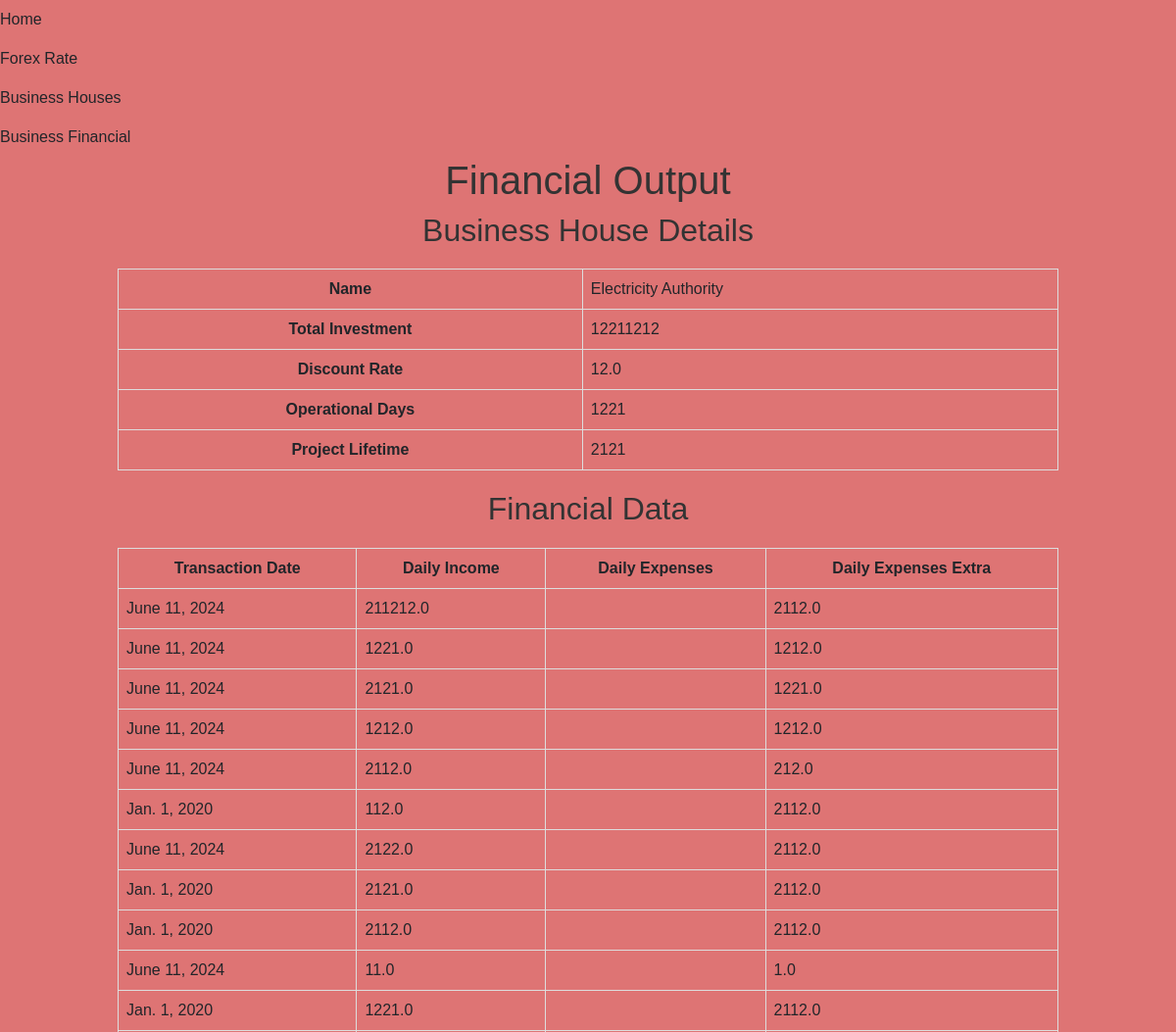
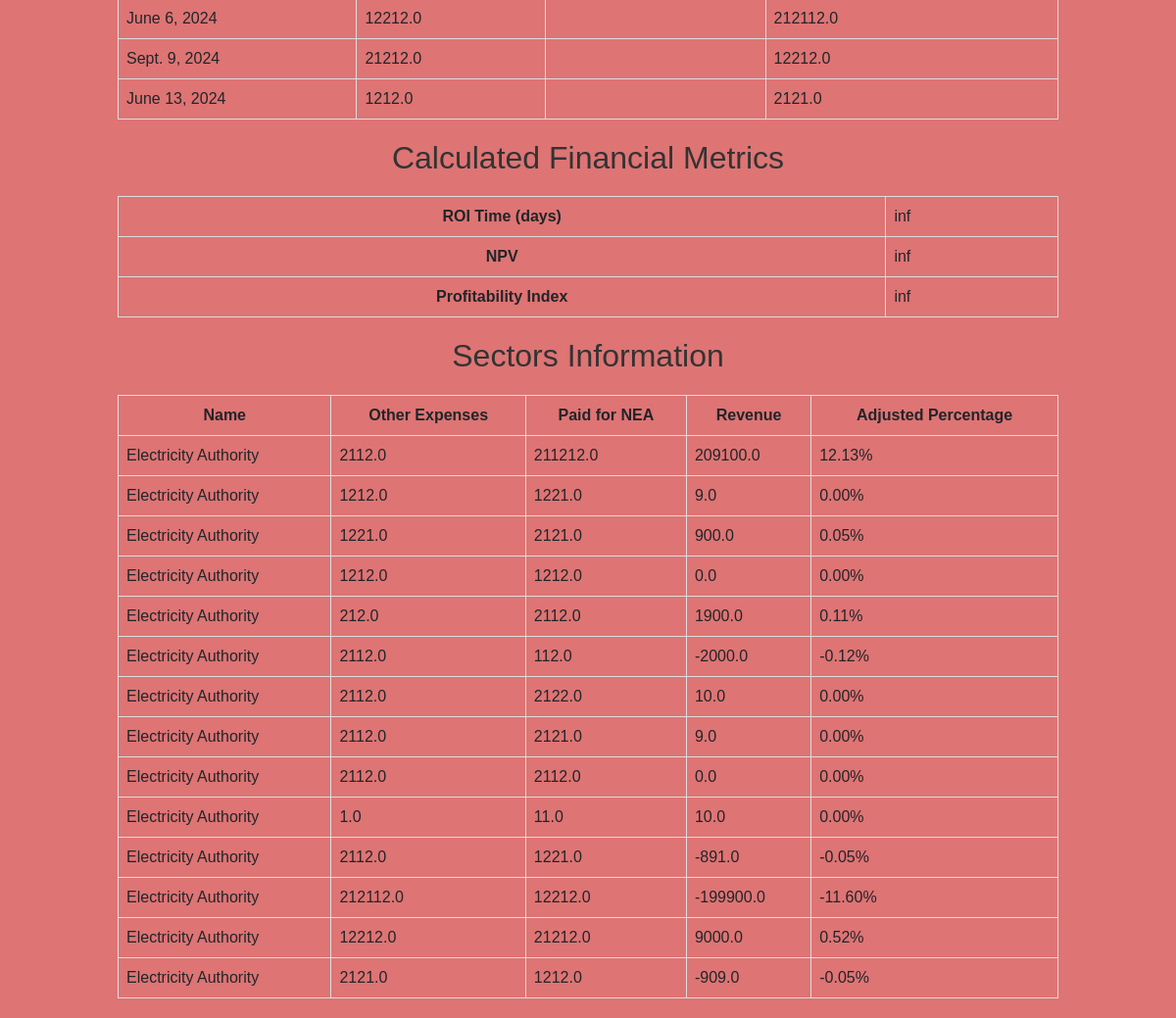
The app's page /business/financial_output/1/ with its own data (2 pictures, top to bottom).
### business/models.py (models this page shows, shortened)
class BusinessHouseData(models.Model):
    name = models.CharField(max_length=100)
    description = models.TextField()
    founded_date = models.DateField()
    location = models.CharField(max_length=200)
    website = models.URLField()
    type_of_service_or_product = models.CharField(max_length=200)
    total_investment = models.IntegerField()
    initial_investment = models.IntegerField()
    discount_rate = models.FloatField()
    operational_days = models.IntegerField()
    project_lifetime = models.IntegerField()

class FinancialData(models.Model):
    business_house = models.ForeignKey(BusinessHouseData, on_delete=models.CASCADE, related_name='financial_data', null=True, blank=True)
    transaction_date = models.DateField(default=timezone.now)
    daily_income = models.FloatField()
    daily_expenses_extra = models.FloatField()
    business_house_relation = models.ForeignKey(BusinessHouseRelationship, on_delete=models.CASCADE, related_name='financial_data', null=True, blank=True)

### business/views.py (the view)
# urls.py: path('financial_output/<int:business_house_id>/', views.financial_output, name='financial_output'),
def financial_output(request, business_house_id):
    context = calculate_financials(business_house_id)
    return render(request, 'business/financial_output.html', context)

### exportcode/distribution.py (called while the page is built)
def calculate_roi(initial_investment, total_expenses, total_income):
    if total_income == 0:
        return float('inf')
    return (initial_investment + total_expenses) / total_income

def calculate_npv(initial_investment, total_income, total_expenses, discount_rate, operational_days, project_lifetime):
    npv = -initial_investment
    try:
        for year in range(1, project_lifetime + 1):
            discounted_cash_flow = (total_income - total_expenses) / operational_days / ((1 + discount_rate) ** year)
            npv += discounted_cash_flow
    except OverflowError:
        npv = float('inf')  # or another appropriate value indicating an error
    return npv

def calculate_profitability_index(initial_investment, total_income, total_expenses, discount_rate, operational_days, project_lifetime):
    present_value_of_cash_flows = sum((total_income - total_expenses) / operational_days / ((1 + discount_rate) ** year) for year in range(1, project_lifetime + 1))
    return present_value_of_cash_flows / initial_investment

def get_sector_data(sectors):
    total_paid_for_nea = sum(sector["paid_for_nea"] for sector in sectors)
    for sector in sectors:
        revenue = sector["paid_for_nea"] - sector["other_expenses"]
        sector["revenue"] = revenue
    return sectors

def adjust_distribution(sectors):
    sectors = get_sector_data(sectors)  # Calculate revenue first
    total_revenue = sum(sector["revenue"] for sector in sectors)
    for sector in sectors:
        sector["adjusted_percentage"] = sector["revenue"] / total_revenue if total_revenue != 0 else 0
    return sectors

### templates/business/financial_output.html (shortened to what this page needs)
{% extends '../base.html' %}
{% block content %}
<h1>Financial Output</h1>
<h2>Business House Details</h2>
<table class="details-table">
    <tr>
        <th>Name</th>
        <td>{{ business_house.name }}</td>
    </tr>
    <tr>
        <th>Total Investment</th>
        <td>{{ business_house.total_investment }}</td>
    </tr>
    <tr>
        <th>Discount Rate</th>
        <td>{{ business_house.discount_rate }}</td>
    </tr>
    <tr>
        <th>Operational Days</th>
        <td>{{ business_house.operational_days }}</td>
    </tr>
    <tr>
        <th>Project Lifetime</th>
        <td>{{ business_house.project_lifetime }}</td>
    </tr>
</table>
<h2>Financial Data</h2>
<table class="financials-table">
    <tr>
        <th>Transaction Date</th>
        <th>Daily Income</th>
        <th>Daily Expenses</th>
        <th>Daily Expenses Extra</th>
    </tr>
    {% for data in financial_data %}
    <tr>
        <td>{{ data.transaction_date }}</td>
        <td>{{ data.daily_income }}</td>
        <td>{{ data.daily_expenses }}</td>
        <td>{{ data.daily_expenses_extra }}</td>
    </tr>
    {% endfor %}
</table>
<h2>Calculated Financial Metrics</h2>
<table class="financials-table">
    <tr>
        <th>ROI Time (days)</th>
        <td>{{ roi_time }}</td>
    </tr>
    <tr>
        <th>NPV</th>
        <td>{{ npv }}</td>
    </tr>
    <tr>
        <th>Profitability Index</th>
        <td>{{ profitability_index }}</td>
    </tr>
</table>
<h2>Sectors Information</h2>
<table class="sectors-table">
    <tr>
        <th>Name</th>
        <th>Other Expenses</th>
        <th>Paid for NEA</th>
        <th>Revenue</th>
        <th>Adjusted Percentage</th>
    </tr>
    {% for sector in sectors %}
    <tr>
        <td>{{ sector.name }}</td>
        <td>{{ sector.other_expenses }}</td>
        <td>{{ sector.paid_for_nea }}</td>
        <td>{{ sector.revenue }}</td>
        <td>{{ sector.adjusted_percentage|floatformat:2 }}%</td>
    </tr>
    {% endfor %}
</table>
{% endblock %}

### templates/base.html (shortened to what this page needs)
{% load static %}
<!doctype html>
<html lang="en">
<head>
  <link href="https://cdn.jsdelivr.net/npm/bootstrap@5.3.3/dist/css/bootstrap.min.css" rel="stylesheet"
>
</head>
<body>
  <nav class="vertical-nav">
    <ul class="navbar-nav">
      <li class="nav-item">
        <a class="nav-link active" aria-current="page" href="{% url 'home' %}">Home</a>
      </li>
      <li class="nav-item">
        <a class="nav-link" data-bs-toggle="collapse" href="#forexRateSubmenu" role="button" aria-expanded="false" aria-controls="forexRateSubmenu">Forex Rate</a>
      </li>
      <li class="nav-item">
        <a class="nav-link" href="{% url 'businesshouse_list' %}">Business Houses</a>
      </li>
      <li class="nav-item">
        <a class="nav-link" href="{% url 'financial_input' %}">Business Financial</a>
      </li>
    </ul>
  </nav>
  <div class="content">
    {% block content %}{% endblock %}
  </div>
</body>
</html>

### templates/business/financial_output.html (style rules this page uses)
body { font-family: Arial, sans-serif; background-color: #de7474; }
h1, h2 { color: #333; text-align: center; }
.details-table, .financials-table, .sectors-table { width: 80%; background-color: #de7474; margin: 20px auto; border-collapse: collapse; }
.details-table th, .details-table td, .financials-table th, .financials-table td, .sectors-table th, .sectors-table td { border: 1px solid #ddd; padding: 8px; }
.details-table th, .financials-table th, .sectors-table th { background-color: #de7474; text-align: center; }
.details-table tr:nth-child(even), .financials-table tr:nth-child(even), .sectors-table tr:nth-child(even) { background-color: #de7474; }

### records on screen
BusinessHouseData: name "Electricity Authority", total_investment "12211212", discount_rate "12.0", operational_days "1221", project_lifetime "2121", name "Electricity Authority" "Electricity Authority" "Electricity Authority" "Electricity Authority" "Electricity Authority" "Electricity Authority" "Electricity Authority" "Electricity Authority" "Electricity Authority" "Electricity Authority" "Electricity Authority" "Electricity Authority" "Electricity Authority" "Electricity Authority"
FinancialData: transaction_date "June 11, 2024", daily_income "211212.0", daily_expenses_extra "2112.0", other_expenses "2112.0", paid_for_nea "211212.0"
FinancialData: transaction_date "June 11, 2024", daily_income "1221.0", daily_expenses_extra "1212.0", other_expenses "1212.0", paid_for_nea "1221.0"
FinancialData: transaction_date "June 11, 2024", daily_income "2121.0", daily_expenses_extra "1221.0", other_expenses "1221.0", paid_for_nea "2121.0"
FinancialData: transaction_date "June 11, 2024", daily_income "1212.0", daily_expenses_extra "1212.0", other_expenses "1212.0", paid_for_nea "1212.0"
FinancialData: transaction_date "June 11, 2024", daily_income "2112.0", daily_expenses_extra "212.0", other_expenses "212.0", paid_for_nea "2112.0"
FinancialData: transaction_date "Jan. 1, 2020", daily_income "112.0", daily_expenses_extra "2112.0", other_expenses "2112.0", paid_for_nea "112.0"
FinancialData: transaction_date "June 11, 2024", daily_income "2122.0", daily_expenses_extra "2112.0", other_expenses "2112.0", paid_for_nea "2122.0"
FinancialData: transaction_date "Jan. 1, 2020", daily_income "2121.0", daily_expenses_extra "2112.0", other_expenses "2112.0", paid_for_nea "2121.0"
FinancialData: transaction_date "Jan. 1, 2020", daily_income "2112.0", daily_expenses_extra "2112.0", other_expenses "2112.0", paid_for_nea "2112.0"
FinancialData: transaction_date "June 11, 2024", daily_income "11.0", daily_expenses_extra "1.0", other_expenses "1.0", paid_for_nea "11.0"
FinancialData: transaction_date "Jan. 1, 2020", daily_income "1221.0", daily_expenses_extra "2112.0", other_expenses "2112.0", paid_for_nea "1221.0"
FinancialData: transaction_date "June 6, 2024", daily_income "12212.0", daily_expenses_extra "212112.0", other_expenses "212112.0", paid_for_nea "12212.0"
FinancialData: transaction_date "Sept. 9, 2024", daily_income "21212.0", daily_expenses_extra "12212.0", other_expenses "12212.0", paid_for_nea "21212.0"
FinancialData: transaction_date "June 13, 2024", daily_income "1212.0", daily_expenses_extra "2121.0", other_expenses "2121.0", paid_for_nea "1212.0"

### other values on screen
{{ roi_time }} "inf"
{{ npv }} "inf"
{{ profitability_index }} "inf"
{{ sector.revenue }} "209100.0" "9.0" "900.0" "0.0" "1900.0" "-2000.0" "10.0" "9.0" "0.0" "10.0" "-891.0" "-199900.0" "9000.0" "-909.0"
{{ sector.adjusted_percentage|floatformat:2 }} "12.13" "0.00" "0.05" "0.00" "0.11" "-0.12" "0.00" "0.00" "0.00" "0.00" "-0.05" "-11.60" "0.52" "-0.05"
